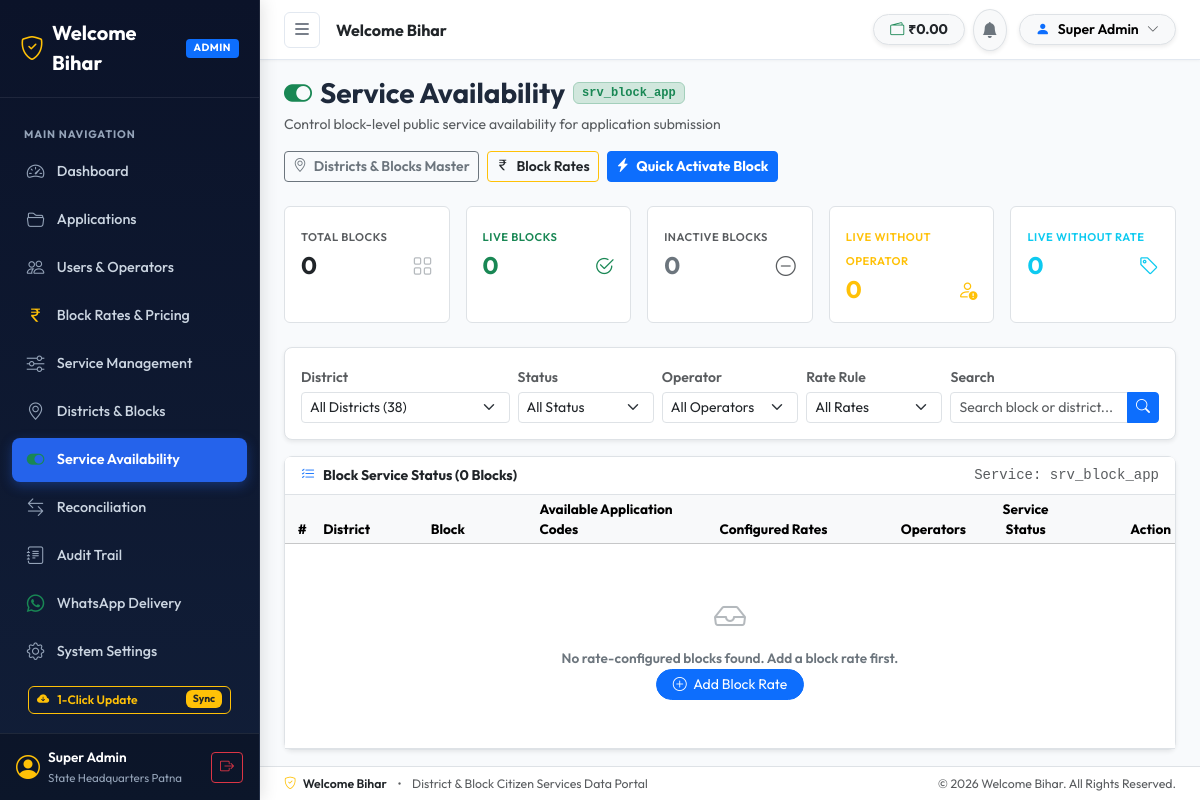
Screenshot of /admin/service-availability (signed in) with the database file from the repository.
### tables this page shows
CREATE TABLE IF NOT EXISTS `users` (
  `id` INT AUTO_INCREMENT PRIMARY KEY,
  `uuid` VARCHAR(36) NOT NULL UNIQUE,
  `role` ENUM('ADMIN', 'OPERATOR', 'DISTRIBUTOR', 'USER') NOT NULL DEFAULT 'USER',
  `name` VARCHAR(150) NOT NULL,
  `mobile` VARCHAR(20) NOT NULL UNIQUE,
  `email` VARCHAR(191) NOT NULL UNIQUE,
  `password_hash` VARCHAR(255) NOT NULL,
  `status` ENUM('ACTIVE', 'INACTIVE', 'BLOCKED', 'PENDING_APPROVAL') NOT NULL DEFAULT 'ACTIVE',
  `parent_distributor_id` INT NULL,
  `preferred_lang` VARCHAR(10) NOT NULL DEFAULT 'hi',
  `center_name` VARCHAR(150) NULL,
  `profile_state` VARCHAR(100) NOT NULL DEFAULT 'Bihar',
  `profile_district_id` INT NULL,
  `profile_block_id` INT NULL,
  `center_address` TEXT NULL,
  `assigned_all_districts` TINYINT(1) NOT NULL DEFAULT 0,
  `assigned_district_id` INT NULL,
  `assigned_block_id` INT NULL,
  `last_login_at` DATETIME NULL,
  `created_at` DATETIME NOT NULL DEFAULT CURRENT_TIMESTAMP,
  `updated_at` DATETIME NOT NULL DEFAULT CURRENT_TIMESTAMP ON UPDATE CURRENT_TIMESTAMP,
  INDEX `idx_users_role` (`role`),
  INDEX `idx_users_status` (`status`),
  INDEX `idx_users_mobile` (`mobile`),
  INDEX `idx_users_email` (`email`),
  INDEX `idx_users_distributor` (`parent_distributor_id`),
  INDEX `idx_users_profile_district` (`profile_district_id`),
  INDEX `idx_users_profile_block` (`profile_block_id`),
  INDEX `idx_users_assigned_district` (`assigned_district_id`),
  INDEX `idx_users_assigned_block` (`assigned_block_id`),
  CONSTRAINT `fk_users_distributor` FOREIGN KEY (`parent_distributor_id`) REFERENCES `users` (`id`) ON DELETE SET NULL
);

CREATE TABLE IF NOT EXISTS `wallets` (
  `id` INT AUTO_INCREMENT PRIMARY KEY,
  `user_id` INT NOT NULL UNIQUE,
  `balance` DECIMAL(12,2) NOT NULL DEFAULT 0.00,
  `total_credited` DECIMAL(12,2) NOT NULL DEFAULT 0.00,
  `total_debited` DECIMAL(12,2) NOT NULL DEFAULT 0.00,
  `created_at` DATETIME NOT NULL DEFAULT CURRENT_TIMESTAMP,
  `updated_at` DATETIME NOT NULL DEFAULT CURRENT_TIMESTAMP ON UPDATE CURRENT_TIMESTAMP,
  INDEX `idx_wallets_user` (`user_id`),
  CONSTRAINT `fk_wallets_user` FOREIGN KEY (`user_id`) REFERENCES `users` (`id`) ON DELETE CASCADE
);

### app/Views/admin/service_availability.php (the view, shortened to what the rows shown need)
<?php require dirname(__DIR__) . '/layouts/header.php'; ?>
<div class="d-flex flex-wrap align-items-center justify-content-between gap-3 mb-4">
    <div>
        <div class="d-flex align-items-center gap-2 mb-1">
            <h1 class="h3 fw-bold mb-0">
                <i class="bi bi-toggle-on text-success me-2"></i>Service Availability
            </h1>
        </div>
    </div>
</div>
<div class="card shadow-sm border bg-white rounded-3">
    <div class="table-responsive" style="min-height: 250px;">
        <table class="table table-sm table-hover align-middle mb-0" style="font-size: 0.85rem;">
            <thead class="table-light">
                <tr>
                    <th style="width: 45px;" class="text-center">#</th>
                    <th style="width: 140px;">District</th>
                    <th style="width: 150px;">Block</th>
                    <th style="min-width: 180px;">Available Application Codes</th>
                    <th style="min-width: 170px;">Configured Rates</th>
                    <th style="width: 110px;" class="text-center">Operators</th>
                    <th style="width: 110px;" class="text-center">Service Status</th>
                    <th style="width: 140px;" class="text-end">Action</th>
                </tr>
            </thead>
        </table>
    </div>
</div>
<?php require dirname(__DIR__) . '/layouts/footer.php'; ?>

### app/Views/layouts/header.php (shortened to what the rows shown need)
<?php
$currentUser = AuthService::user();
$currentRole = $currentUser['role'] ?? null;
$walletBalance = $currentUser ? WalletService::getBalance($currentUser['id']) : 0.00;
$currentUri = parse_url($_SERVER['REQUEST_URI'] ?? '', PHP_URL_PATH) ?? '/';
?>
<!DOCTYPE html>
<html lang="en">
<head>
    <link href="https://cdn.jsdelivr.net/npm/bootstrap@5.3.3/dist/css/bootstrap.min.css" rel="stylesheet">
    <link href="https://cdn.jsdelivr.net/npm/bootstrap-icons@1.11.3/font/bootstrap-icons.min.css" rel="stylesheet">
    <link href="/assets/css/custom.css" rel="stylesheet">
</head>
<body>
<div class="wb-wrapper">
<?php if ($currentUser): ?>
    <aside class="wb-sidebar" id="wbSidebar">
        <div class="wb-sidebar-brand">
            <a class="wb-brand" href="/">
                <i class="bi bi-shield-check text-warning fs-4"></i>
                <span class="fs-5">Welcome Bihar</span>
            </a>
            <div class="d-flex align-items-center gap-2">
                <span class="badge bg-primary role-badge"><?= e($currentRole) ?></span>
            </div>
        </div>
        <nav class="wb-sidebar-nav">
            <div class="wb-nav-header">Main Navigation</div>
            <?php if ($currentRole === 'ADMIN'): ?>
                <a class="wb-sidebar-link <?= $currentUri === '/admin/dashboard' ? 'active' : '' ?>" href="/admin/dashboard">
                    <i class="bi bi-speedometer2"></i>
                    <span>Dashboard</span>
                </a>
                <a class="wb-sidebar-link <?= (strpos($currentUri, '/admin/applications') === 0 || $currentUri === '/applications') ? 'active' : '' ?>" href="/admin/applications">
                    <i class="bi bi-folder2-open"></i>
                    <span>Applications</span>
                </a>
                <a class="wb-sidebar-link <?= strpos($currentUri, '/admin/users') === 0 ? 'active' : '' ?>" href="/admin/users">
                    <i class="bi bi-people"></i>
                    <span>Users & Operators</span>
                </a>
                <a class="wb-sidebar-link <?= (strpos($currentUri, '/admin/block-rates') === 0 || strpos($currentUri, '/admin/data-types/rate-rules') === 0) ? 'active' : '' ?>" href="/admin/block-rates">
                    <i class="bi bi-currency-rupee text-warning"></i>
                    <span>Block Rates & Pricing</span>
                </a>
                <a class="wb-sidebar-link <?= (strpos($currentUri, '/admin/data-types') === 0 && strpos($currentUri, '/admin/data-types/rate-rules') === false) ? 'active' : '' ?>" href="/admin/data-types">
                    <i class="bi bi-sliders"></i>
                    <span>Service Management</span>
                </a>
                <a class="wb-sidebar-link <?= strpos($currentUri, '/admin/locations') === 0 ? 'active' : '' ?>" href="/admin/locations">
                    <i class="bi bi-geo-alt"></i>
                    <span>Districts & Blocks</span>
                </a>
                <a class="wb-sidebar-link <?= strpos($currentUri, '/admin/service-availability') === 0 ? 'active' : '' ?>" href="/admin/service-availability">
                    <i class="bi bi-toggle-on text-success"></i>
                    <span>Service Availability</span>
                </a>
                <a class="wb-sidebar-link <?= strpos($currentUri, '/admin/reconciliation') === 0 ? 'active' : '' ?>" href="/admin/reconciliation">
                    <i class="bi bi-arrow-left-right"></i>
                    <span>Reconciliation</span>
                </a>
                <a class="wb-sidebar-link <?= strpos($currentUri, '/admin/audit-logs') === 0 ? 'active' : '' ?>" href="/admin/audit-logs">
                    <i class="bi bi-journal-text"></i>
                    <span>Audit Trail</span>
                </a>
                <a class="wb-sidebar-link <?= strpos($currentUri, '/admin/whatsapp') === 0 ? 'active' : '' ?>" href="/admin/whatsapp/logs">
                    <i class="bi bi-whatsapp text-success"></i>
                    <span>WhatsApp Delivery</span>
                </a>
                <a class="wb-sidebar-link <?= strpos($currentUri, '/admin/settings') === 0 ? 'active' : '' ?>" href="/admin/settings">
                    <i class="bi bi-gear"></i>
                    <span>System Settings</span>
                </a>
                <div class="px-3 pt-2 pb-1">
                    <form method="POST" action="/admin/system-update" onsubmit="return confirm('Run 1-Click System & Database Update now? This will synchronize all database columns, tables, and migrations.')">
                        <button type="submit" class="btn btn-sm btn-outline-warning w-100 text-start d-flex align-items-center justify-content-between px-2.5 py-1.5 shadow-2xs" style="border-radius: 6px; font-size: 0.76rem; font-weight: 600;">
                            <span class="d-flex align-items-center gap-2">
                                <i class="bi bi-cloud-arrow-down-fill text-warning"></i>
                                <span>1-Click Update</span>
                            </span>
                            <span class="badge bg-warning text-dark py-0.5 px-1.5" style="font-size: 0.65rem;">Sync</span>
                        </button>
                    </form>
                </div>
            <?php endif; ?>
        </nav>
        <div class="wb-sidebar-footer">
            <div class="d-flex align-items-center gap-2 user-info">
                <i class="bi bi-person-circle fs-4 text-warning"></i>
                <div class="overflow-hidden">
                    <span class="user-name" title="<?= e($currentUser['name']) ?>"><?= e($currentUser['name']) ?></span>
                    <span class="user-role"><?= e($currentUser['center_name'] ?: $currentUser['role']) ?></span>
                </div>
            </div>
            <a href="/logout" class="btn btn-sm btn-outline-danger py-1 px-2" title="Logout">
                <i class="bi bi-box-arrow-right"></i>
            </a>
        </div>
    </aside>
    <div class="wb-main-wrapper" id="wbMainWrapper">
        <header class="wb-topbar">
            <div class="d-flex align-items-center gap-3">
                <button class="wb-topbar-toggle" id="wbSidebarToggle" type="button" aria-label="Toggle navigation" title="Toggle Sidebar">
                    <i class="bi bi-list fs-5"></i>
                </button>
                <div class="d-none d-md-block fw-bold text-dark fs-6">
                    <span>Welcome Bihar</span>
                </div>
            </div>
            <div class="d-flex align-items-center gap-2">
                <a href="/wallet/passbook" class="btn btn-sm btn-light border d-flex align-items-center gap-1 rounded-pill px-3 py-1 text-decoration-none shadow-sm" title="Wallet Balance">
                    <i class="bi bi-wallet2 text-success fw-bold"></i>
                    <span class="fw-bold text-dark">₹<?= number_format($walletBalance, 2) ?></span>
                </a>
                <div class="dropdown">
                    <button class="btn btn-sm btn-light border rounded-circle p-2 position-relative shadow-sm" type="button" data-bs-toggle="dropdown" aria-expanded="false" title="Notifications">
                        <i class="bi bi-bell-fill text-secondary fs-6"></i>
                    </button>
                </div>
                <div class="dropdown ms-1">
                    <button class="btn btn-sm btn-light border rounded-pill px-3 py-1 fw-semibold d-flex align-items-center gap-2 shadow-sm" type="button" data-bs-toggle="dropdown">
                        <i class="bi bi-person-fill text-primary"></i>
                        <span class="d-none d-sm-inline"><?= e($currentUser['name']) ?></span>
                        <i class="bi bi-chevron-down small text-muted"></i>
                    </button>
                </div>
            </div>
        </header>
        <main class="container-fluid px-3 px-lg-4 py-3 flex-grow-1">
<?php endif; ?>

### rows the page displays
users: role "ADMIN", name "Super Admin", center_name "State Headquarters Patna", id.balance "0.00"

### other values shown
$summary['total_blocks'] "0"
$summary['live_blocks'] "0"
$summary['inactive_blocks'] "0"
$summary['live_missing_operator'] "0"
$summary['live_missing_rate'] "0"
count($blocksList) "0"
